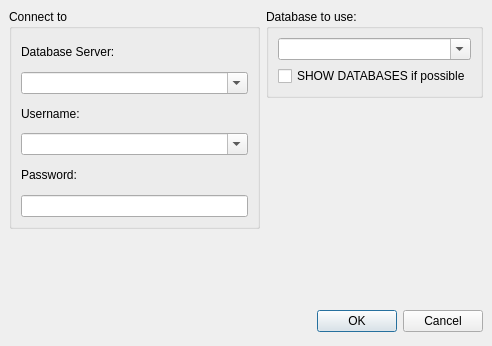
<ui version="4.0" >
 <author></author>
 <comment></comment>
 <exportmacro></exportmacro>
 <class>Dialog</class>
 <widget class="QDialog" name="Dialog" >
  <property name="geometry" >
   <rect>
    <x>0</x>
    <y>0</y>
    <width>492</width>
    <height>346</height>
   </rect>
  </property>
  <property name="windowTitle" >
   <string>New connection</string>
  </property>
  <layout class="QVBoxLayout" >
   <property name="margin" >
    <number>9</number>
   </property>
   <property name="spacing" >
    <number>6</number>
   </property>
   <item>
    <layout class="QVBoxLayout" >
     <property name="margin" >
      <number>0</number>
     </property>
     <property name="spacing" >
      <number>6</number>
     </property>
     <item>
      <layout class="QHBoxLayout" >
       <property name="margin" >
        <number>0</number>
       </property>
       <property name="spacing" >
        <number>6</number>
       </property>
       <item>
        <widget class="QGroupBox" name="groupBox" >
         <property name="title" >
          <string>Connect to</string>
         </property>
         <layout class="QVBoxLayout" >
          <property name="margin" >
           <number>9</number>
          </property>
          <property name="spacing" >
           <number>6</number>
          </property>
          <item>
           <layout class="QVBoxLayout" >
            <property name="margin" >
             <number>0</number>
            </property>
            <property name="spacing" >
             <number>6</number>
            </property>
            <item>
             <widget class="QLabel" name="label" >
              <property name="text" >
               <string>Database Server:</string>
              </property>
             </widget>
            </item>
            <item>
             <widget class="QComboBox" name="comboBox" >
              <property name="editable" >
               <bool>true</bool>
              </property>
             </widget>
            </item>
           </layout>
          </item>
          <item>
           <layout class="QVBoxLayout" >
            <property name="margin" >
             <number>0</number>
            </property>
            <property name="spacing" >
             <number>6</number>
            </property>
            <item>
             <widget class="QLabel" name="label_2" >
              <property name="text" >
               <string>Username:</string>
              </property>
             </widget>
            </item>
            <item>
             <widget class="QComboBox" name="comboBox_2" >
              <property name="editable" >
               <bool>true</bool>
              </property>
             </widget>
            </item>
           </layout>
          </item>
          <item>
           <layout class="QVBoxLayout" >
            <property name="margin" >
             <number>0</number>
            </property>
            <property name="spacing" >
             <number>6</number>
            </property>
            <item>
             <widget class="QLabel" name="label_3" >
              <property name="text" >
               <string>Password:</string>
              </property>
             </widget>
            </item>
            <item>
             <widget class="QLineEdit" name="lineEdit" >
              <property name="echoMode" >
               <enum>QLineEdit::Password</enum>
              </property>
             </widget>
            </item>
           </layout>
          </item>
         </layout>
        </widget>
       </item>
       <item>
        <layout class="QVBoxLayout" >
         <property name="margin" >
          <number>0</number>
         </property>
         <property name="spacing" >
          <number>6</number>
         </property>
         <item>
          <widget class="QGroupBox" name="groupBox_2" >
           <property name="title" >
            <string>Database to use:</string>
           </property>
           <layout class="QVBoxLayout" >
            <property name="margin" >
             <number>9</number>
            </property>
            <property name="spacing" >
             <number>6</number>
            </property>
            <item>
             <layout class="QVBoxLayout" >
              <property name="margin" >
               <number>0</number>
              </property>
              <property name="spacing" >
               <number>6</number>
              </property>
              <item>
               <widget class="QComboBox" name="comboBox_3" >
                <property name="editable" >
                 <bool>true</bool>
                </property>
               </widget>
              </item>
              <item>
               <widget class="QCheckBox" name="checkBox" >
                <property name="text" >
                 <string>SHOW DATABASES if possible</string>
                </property>
               </widget>
              </item>
             </layout>
            </item>
           </layout>
          </widget>
         </item>
         <item>
          <spacer>
           <property name="orientation" >
            <enum>Qt::Vertical</enum>
           </property>
           <property name="sizeHint" >
            <size>
             <width>20</width>
             <height>131</height>
            </size>
           </property>
          </spacer>
         </item>
        </layout>
       </item>
      </layout>
     </item>
     <item>
      <spacer>
       <property name="orientation" >
        <enum>Qt::Vertical</enum>
       </property>
       <property name="sizeHint" >
        <size>
         <width>20</width>
         <height>31</height>
        </size>
       </property>
      </spacer>
     </item>
     <item>
      <layout class="QHBoxLayout" >
       <property name="margin" >
        <number>0</number>
       </property>
       <property name="spacing" >
        <number>6</number>
       </property>
       <item>
        <spacer>
         <property name="orientation" >
          <enum>Qt::Horizontal</enum>
         </property>
         <property name="sizeHint" >
          <size>
           <width>131</width>
           <height>31</height>
          </size>
         </property>
        </spacer>
       </item>
       <item>
        <widget class="QPushButton" name="okButton" >
         <property name="text" >
          <string>OK</string>
         </property>
        </widget>
       </item>
       <item>
        <widget class="QPushButton" name="cancelButton" >
         <property name="text" >
          <string>Cancel</string>
         </property>
        </widget>
       </item>
      </layout>
     </item>
    </layout>
   </item>
  </layout>
 </widget>
 <pixmapfunction></pixmapfunction>
 <resources/>
 <connections>
  <connection>
   <sender>okButton</sender>
   <signal>clicked()</signal>
   <receiver>Dialog</receiver>
   <slot>accept()</slot>
   <hints>
    <hint type="sourcelabel" >
     <x>278</x>
     <y>253</y>
    </hint>
    <hint type="destinationlabel" >
     <x>96</x>
     <y>254</y>
    </hint>
   </hints>
  </connection>
  <connection>
   <sender>cancelButton</sender>
   <signal>clicked()</signal>
   <receiver>Dialog</receiver>
   <slot>reject()</slot>
   <hints>
    <hint type="sourcelabel" >
     <x>369</x>
     <y>253</y>
    </hint>
    <hint type="destinationlabel" >
     <x>179</x>
     <y>282</y>
    </hint>
   </hints>
  </connection>
 </connections>
</ui>
